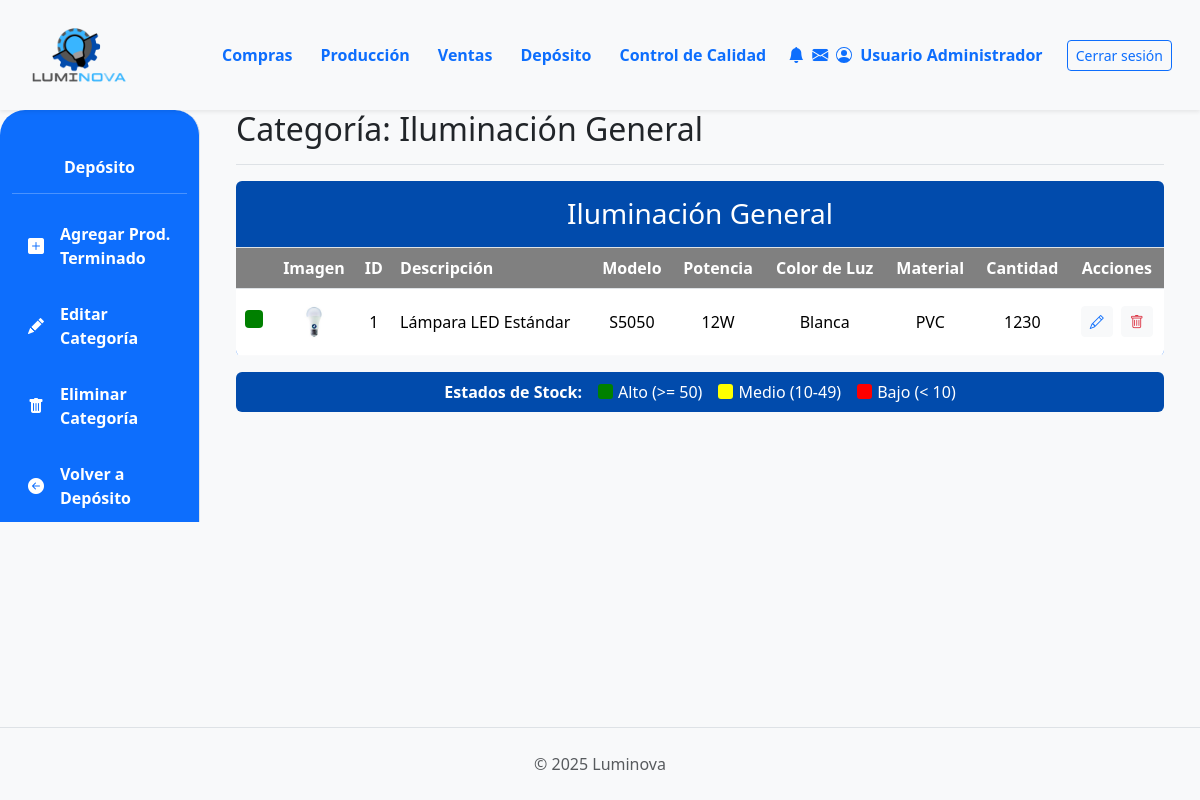
The page /deposito/categorias-producto-terminado/1/ on the database its author committed.
### App_LUMINOVA/models.py (models this page shows, shortened)
class CategoriaProductoTerminado(models.Model):
    nombre = models.CharField(max_length=100, unique=True, verbose_name="Nombre Categoría PT") # Aumentado max_length
    imagen = models.ImageField(upload_to='categorias_productos/', null=True, blank=True)
    class Meta:
        verbose_name = "Categoría de Producto Terminado"
        verbose_name_plural = "Categorías de Productos Terminados"

class ProductoTerminado(models.Model):
    descripcion = models.CharField(max_length=255) # Aumentado max_length
    categoria = models.ForeignKey(CategoriaProductoTerminado, on_delete=models.PROTECT, related_name='productos_terminados')
    precio_unitario = models.DecimalField(max_digits=10, decimal_places=2, default=0.00)
    stock = models.IntegerField(default=0)
    modelo = models.CharField(max_length=50, blank=True, null=True)
    potencia = models.IntegerField(blank=True, null=True)
    acabado = models.CharField(max_length=50, blank=True, null=True)
    color_luz = models.CharField(max_length=50, blank=True, null=True)
    material = models.CharField(max_length=50, blank=True, null=True)
    imagen = models.ImageField(null=True, blank=True, upload_to='productos_terminados/')

### App_LUMINOVA/views.py (the view)
# urls.py: path('deposito/categorias-producto-terminado/<int:pk>/', Categoria_PTDetailView.as_view(), name='categoria_pt_detail'),
class Categoria_PTDetailView(DetailView):
    model = CategoriaProductoTerminado
    template_name = 'deposito/categoria_producto_terminado_detail.html'
    context_object_name = 'categoria_PT'
    def get_context_data(self, **kwargs):
        context = super().get_context_data(**kwargs)
        context['productos_de_categoria'] = ProductoTerminado.objects.filter(categoria=self.object)
        return context

### App_LUMINOVA/templates/deposito/categoria_producto_terminado_detail.html (shortened to what this page needs)
{% extends 'padre.html' %}
{% load static %}
{% block sidebar_content %}
    <nav id="sidebarMenu" class="col-md-3 col-lg-2 d-md-block bg-primary sidebar collapse border-end full-height" style="border-top-left-radius: 25px; border-top-right-radius: 25px;">
        <div class="position-sticky pt-4">
            <h6 class="sidebar-heading d-flex justify-content-center align-items-center px-3 mt-4 mb-1 text-white fw-bold">
                <a href="{% url 'App_LUMINOVA:deposito_view' %}"><span style="color: white;">Depósito</span></a>
            </h6>
            <hr class="text-white">
            <ul class="nav flex-column">
                <li class="nav-item">
                    <a class="nav-link text-white fw-bold custom-active-button d-flex align-items-center" href="{% url 'App_LUMINOVA:producto_terminado_create' %}?categoria={{ categoria_PT.id }}">
                        <i class="bi bi-plus-square-fill me-2"></i> <span class="ms-2">Agregar Prod. Terminado</span>
                    </a>
                </li>
                <li class="nav-item mt-2">
                     <a class="nav-link text-white fw-bold custom-active-button d-flex align-items-center" href="{% url 'App_LUMINOVA:categoria_pt_edit' categoria_PT.pk %}">
                        <i class="bi bi-pencil-fill me-2"></i> <span class="ms-2">Editar Categoría</span>
                    </a>
                </li>
                 <li class="nav-item mt-2">
                    <a class="nav-link text-white fw-bold custom-active-button d-flex align-items-center" href="{% url 'App_LUMINOVA:categoria_pt_delete' categoria_PT.pk %}">
                        <i class="bi bi-trash-fill me-2"></i> <span class="ms-2">Eliminar Categoría</span>
                    </a>
                </li>
                 <li class="nav-item mt-2">
                    <a class="nav-link text-white fw-bold custom-active-button d-flex align-items-center" href="{% url 'App_LUMINOVA:deposito_view' %}">
                        <i class="bi bi-arrow-left-circle-fill me-2"></i> <span class="ms-2">Volver a Depósito</span>
                    </a>
                </li>
            </ul>
        </div>
    </nav>
{% endblock %}
{% block content %}
<div class="container-fluid">
  <div class="row" style="align-items: flex-start;">
    <div class="col-lg-12 col-md-7 col-12">
        <div class="d-flex justify-content-between flex-wrap flex-md-nowrap align-items-center pb-2 mb-3 border-bottom">
            <h1 class="h2">Categoría: {{ categoria_PT.nombre }}</h1>
        </div>
        {% if productos_de_categoria %}
            <div class="table-responsive rounded">
                <table class="table mb-0">
                    <thead>
                        <tr>
                            <th colspan="10" class="text-white text-center py-3" style="background-color: #014BAC;">
                                <div class="d-flex justify-content-center align-items-center">
                                    <h3 class="mb-0">{{ categoria_PT.nombre }}</h3>
                                </div>
                            </th>
                        </tr>
                        <tr>
                            <th scope="col" class="text-center text-white" style="background-color: #808080; vertical-align: middle;"></th>
                            <th scope="col" class="text-center text-white" style="background-color: #808080; vertical-align: middle;">Imagen</th>
                            <th scope="col" class="text-center text-white" style="background-color: #808080; vertical-align: middle;">ID</th>
                            <th scope="col" class="text-white" style="background-color: #808080; vertical-align: middle;">Descripción</th>
                            <th scope="col" class="text-center text-white" style="background-color: #808080; vertical-align: middle;">Modelo</th>
                            <th scope="col" class="text-center text-white" style="background-color: #808080; vertical-align: middle;">Potencia</th>
                            <th scope="col" class="text-center text-white" style="background-color: #808080; vertical-align: middle;">Color de Luz</th>
                            <th scope="col" class="text-center text-white" style="background-color: #808080; vertical-align: middle;">Material</th>
                            <th scope="col" class="text-center text-white" style="background-color: #808080; vertical-align: middle;">Cantidad</th>
                            <th scope="col" class="text-center text-white" style="background-color: #808080; vertical-align: middle;">Acciones</th>
                        </tr>
                    </thead>
                    <tbody style="background-color: #0d6efd; color: white;">
                        {% for producto in productos_de_categoria %}
                        <tr style="border-bottom: 1px solid rgba(255,255,255,0.2);">
                            <td class="text-center align-middle">
                                {% if producto.stock < 10 %}
                                    <div style="width: 18px; height: 18px; background-color:red; border-radius: 4px; display: inline-block; border: 1px solid #555;" title="Stock: {{ producto.stock }} (Bajo)"></div>
                                {% elif producto.stock < 50 %}
                                    <div style="width: 18px; height: 18px; background-color:yellow; border-radius: 4px; display: inline-block;" title="Stock: {{ producto.stock }} (Medio)"></div>
                                {% else %}
                                    <div style="width: 18px; height: 18px; background-color:green; border-radius: 4px; display: inline-block;" title="Stock: {{ producto.stock }} (Alto)"></div>
                                {% endif %}
                            </td>
                            <td class="text-center align-middle">
                                {% if producto.imagen %}
                                    <img src="{{ producto.imagen.url }}" alt="{{ producto.descripcion }}" style="width: 50px; height: 50px; object-fit: cover; border-radius: 4px;">
                                {% else %}
                                    <img src="{% static 'img/placeholder_producto.png' %}" alt="No image" style="width: 50px; height: 50px; object-fit: cover; border-radius: 4px;">
                                {% endif %}
                            </td>
                            <td class="text-center align-middle">{{ producto.id }}</td>
                            <td class="align-middle">
                                {% if producto.descripcion %}
                                    <span title="{{ producto.descripcion }}">{{ producto.descripcion|truncatewords:10 }}</span>
                                {% else %}
                                    <span title="Sin descripción">N/A</span>
                                {% endif %}
                            </td>
                            <td class="text-center align-middle">{{ producto.modelo|default:"N/A" }}</td>
                            <td class="text-center align-middle">{{ producto.potencia }}W</td>
                            <td class="text-center align-middle">{{ producto.color_luz }}</td>
                            <td class="text-center align-middle">{{ producto.material }}</td>
                            <td class="text-center align-middle">{{ producto.stock }}</td>
                            <td class="text-center align-middle">
                                <a href="{% url 'App_LUMINOVA:producto_terminado_edit' producto.pk %}" class="btn btn-sm btn-light me-1" title="Editar Producto"><i class="bi bi-pencil" style="color: #0d6efd;"></i></a>
                                <a href="{% url 'App_LUMINOVA:producto_terminado_delete' producto.pk %}" class="btn btn-sm btn-light" title="Eliminar Producto"><i class="bi bi-trash" style="color: #dc3545;"></i></a>
                            </td>
                        </tr>
                        {% endfor %}
                    </tbody>
                </table>
            </div>
            <div class="mt-3 text-white d-flex justify-content-center align-items-center p-2 rounded" style="background-color: #014BAC;">
                <strong class="me-3">Estados de Stock:</strong>
                <div class="d-flex align-items-center me-3">
                    <div style="width: 15px; height: 15px; background-color: green; border-radius: 3px; margin-right: 5px;"></div>
                    <span>Alto (>= 50)</span>
                </div>
                <div class="d-flex align-items-center me-3">
                    <div style="width: 15px; height: 15px; background-color: yellow; border-radius: 3px; margin-right: 5px;"></div>
                    <span>Medio (10-49)</span>
                </div>
                <div class="d-flex align-items-center">
                    <div style="width: 15px; height: 15px; background-color: red; border-radius: 3px; margin-right: 5px;"></div>
                    <span>Bajo (< 10)</span>
                </div>
            </div>
        {% else %}
            <div class="alert alert-info" role="alert">
                No hay productos terminados registrados en la categoría "{{categoria_PT.nombre}}". Puedes <a href="{% url 'App_LUMINOVA:producto_terminado_create' %}?categoria={{ categoria_PT.id }}" class="alert-link">agregar uno nuevo</a>.
            </div>
        {% endif %}
    </div>
</div>
{% endblock %}

### App_LUMINOVA/static/css/custom.css (style rules this page uses)
.sidebar .nav-link.custom-active-button { display: block; padding: 0.5rem 1rem; margin: 0.25rem 0; border-radius: 25px; }
.sidebar .nav-link i { margin-right: 0.5rem; }

### rows shown on the page
CategoriaProductoTerminado: nombre "Iluminación General"
ProductoTerminado: imagen (picture), id "1", descripcion "Lámpara LED Estándar", modelo "S5050", potencia "12", color_luz "Blanca", material "PVC", stock "1230"
